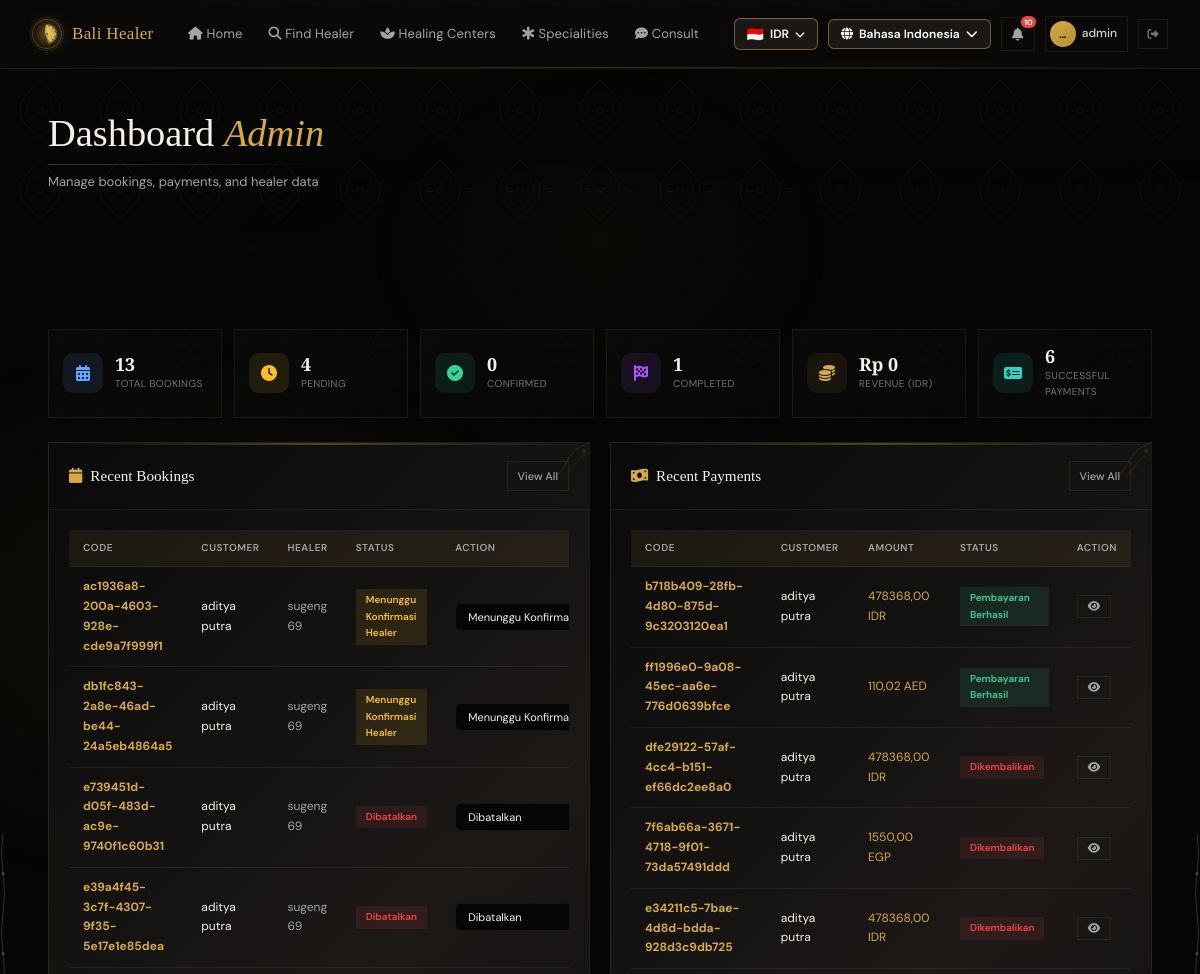
The page /id/dashboard/ (signed in, upper part) on the database as committed earlier.
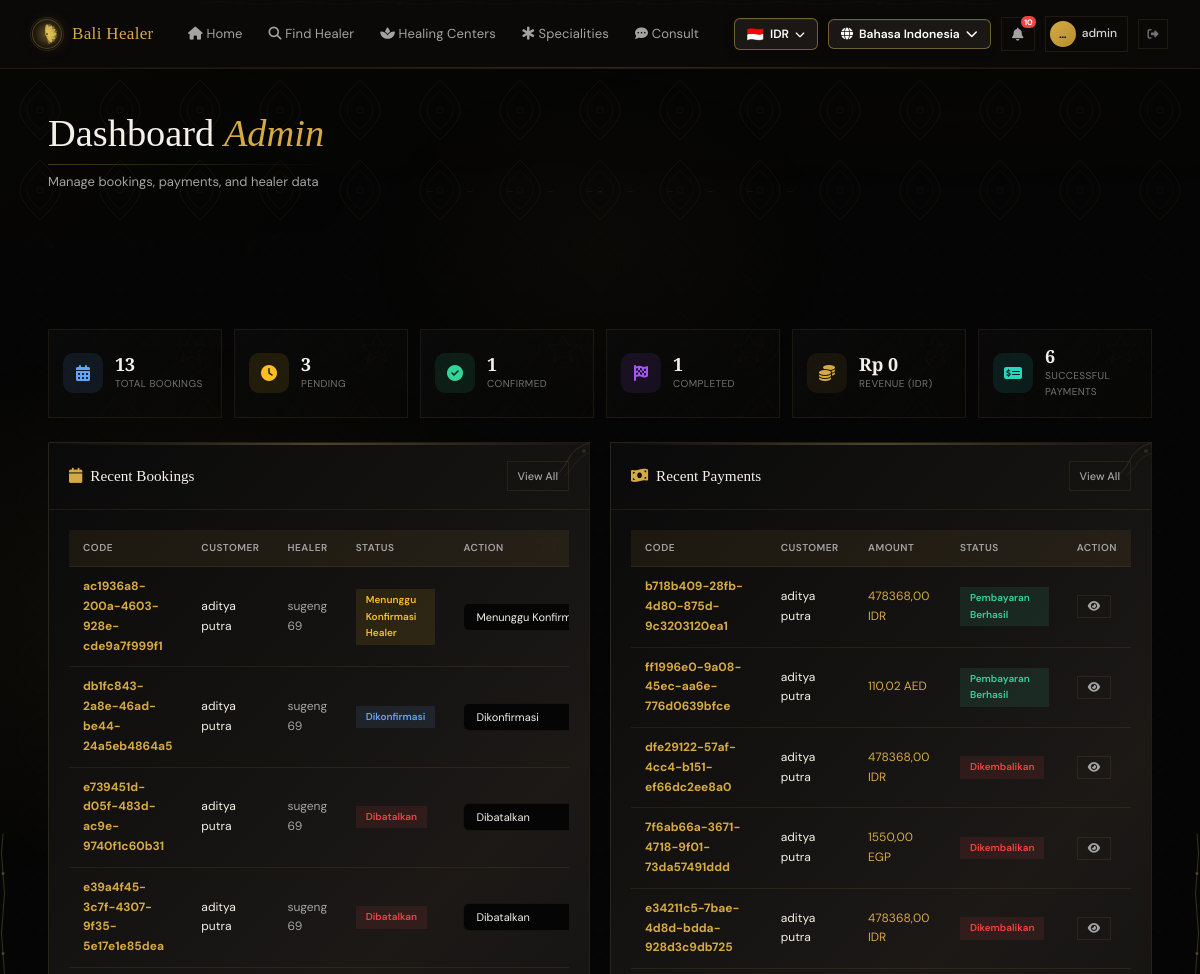
The same page on the database as committed later.
### bookings/models.py (models this page shows, shortened)
class Booking(models.Model):
    STATUS_CHOICES = [
        ('pending_payment', 'Menunggu Pembayaran'),
        ('pending_confirm', 'Menunggu Konfirmasi Healer'),
        ('confirmed', 'Dikonfirmasi'),
        ('in_progress', 'Sedang Dikerjakan'),
        ('completed', 'Selesai'),
        ('cancelled', 'Dibatalkan'),
        ('expired', 'Kadaluarsa'),
        ('refunded', 'Dikembalikan'),
    ]
    VALID_TRANSITIONS = {
        'pending_payment': ['pending_confirm', 'cancelled', 'expired'],
        'pending_confirm': ['confirmed', 'cancelled', 'refunded'],
        'confirmed': ['in_progress', 'cancelled', 'refunded'],
        'in_progress': ['completed', 'refunded'],
        'completed': [],
        'cancelled': [],
        'expired': [],
        'refunded': [],
    }
    booking_code = models.CharField(max_length=40, unique=True, blank=True)
    healer = models.ForeignKey(Healer, on_delete=models.CASCADE, related_name='bookings')
    customer = models.ForeignKey(User, on_delete=models.SET_NULL, null=True, blank=True, related_name='bookings')
    customer_name = models.CharField(max_length=200)
    customer_email = models.EmailField()
    customer_phone = models.CharField(max_length=20)
    service_type = models.CharField(max_length=200)
    service_price_idr = models.DecimalField(max_digits=12, decimal_places=2, default=0)
    booking_date = models.DateField()
    booking_time = models.TimeField()
    notes = models.TextField(blank=True)
    total_price_idr = models.DecimalField(max_digits=12, decimal_places=2, default=0)
    currency = models.CharField(max_length=10, default='IDR')
    total_price_converted = models.DecimalField(max_digits=12, decimal_places=2, default=0)
    status = models.CharField(max_length=20, choices=STATUS_CHOICES, default='pending_payment', db_index=True)
    confirmed_at = models.DateTimeField(null=True, blank=True)
    started_at = models.DateTimeField(null=True, blank=True)
    completed_at = models.DateTimeField(null=True, blank=True)
    cancelled_at = models.DateTimeField(null=True, blank=True)
    cancel_reason = models.TextField(blank=True)
    created_at = models.DateTimeField(auto_now_add=True)
    updated_at = models.DateTimeField(auto_now=True)
    class Meta:
        ordering = ['-created_at']

### healers/models.py (models this page shows, shortened)
class Healer(models.Model):
    user = models.OneToOneField(User, on_delete=models.CASCADE, null=True, blank=True)
    name = models.CharField(max_length=200)
    slug = models.SlugField(unique=True, default=uuid.uuid1)
    category = models.ForeignKey(HealerCategory, on_delete=models.SET_NULL, null=True)
    bio = models.TextField()
    experience_years = models.PositiveIntegerField(default=0)
    photo = models.ImageField(upload_to='healer_photos/', blank=True, null=True)
    phone = models.CharField(max_length=20)
    email = models.EmailField(blank=True)
    address = models.TextField()
    price_idr = models.DecimalField(max_digits=12, decimal_places=2, default=0)
    rating = models.DecimalField(max_digits=3, decimal_places=2, default=5.0)
    is_available = models.BooleanField(default=True, db_index=True)
    specializations = models.TextField(blank=True, help_text='Pisahkan dengan koma')
    created_at = models.DateTimeField(auto_now_add=True)
    updated_at = models.DateTimeField(auto_now=True)
    class Meta:
        ordering = ['-rating', '-experience_years']

### payments/views.py (the view)
# urls.py: path('dashboard/', views.dashboard, name='dashboard'),
@login_required
def dashboard(request):
    profile, created = UserProfile.objects.get_or_create(user=request.user)
    if not profile.is_healer:
        messages.error(request, _('Anda tidak memiliki akses ke dashboard ini.'))
        return redirect('home')
    total_bookings = Booking.objects.count()
    pending_bookings = Booking.objects.filter(status='pending_confirm').count()
    confirmed_bookings = Booking.objects.filter(status='confirmed').count()
    in_progress_bookings = Booking.objects.filter(status='in_progress').count()
    completed_bookings = Booking.objects.filter(status='completed').count()
    total_revenue_idr = Payment.objects.filter(status='released').aggregate(
        total=Sum('amount_idr')
    )['total'] or 0
    held_funds = Payment.objects.filter(status='held').aggregate(
        total=Sum('amount_idr')
    )['total'] or 0
    total_payments = Payment.objects.filter(status__in=('success', 'held', 'released')).count()
    recent_bookings = Booking.objects.select_related('healer', 'customer')[:10]
    recent_payments = Payment.objects.select_related(
        'booking', 'currency', 'payment_method'
    )[:10]
    return render(request, 'dashboard.html', {
        'total_bookings': total_bookings,
        'pending_bookings': pending_bookings,
        'confirmed_bookings': confirmed_bookings,
        'in_progress_bookings': in_progress_bookings,
        'completed_bookings': completed_bookings,
        'total_revenue_idr': total_revenue_idr,
        'held_funds': held_funds,
        'total_payments': total_payments,
        'recent_bookings': recent_bookings,
        'recent_payments': recent_payments,
    })

### accounts/context_processors.py (called while the page is built)
def notification_context(request):
    if request.user.is_authenticated:
        unread_count = Notification.objects.filter(user=request.user, is_read=False).count()
        return {'global_unread_notifications': unread_count}
    return {'global_unread_notifications': 0}

### accounts/models.py (called while the page is built)
    @property
    def is_healer(self):
        return self.role == 'healer'

### templates/dashboard.html (shortened to what the changed rows need)
{% extends 'base.html' %}
{% load static %}
{% load i18n %}
{% block content %}
<div class="page-header">
    <div class="container">
        <div style="position:relative;display:inline-block">
            <h1>{% trans "Dashboard" %} <em>{% trans "Admin" %}</em></h1>
        </div>
    </div>
</div>
<section class="section" data-reveal>
    <div class="container">
        <div class="stats-grid">
            <div class="stat-card">
                <div class="stat-info"><span class="stat-number">{{ pending_bookings }}</span><span class="stat-label">{% trans "Pending" %}</span></div>
            </div>
            <div class="stat-card">
                <div class="stat-info"><span class="stat-number">{{ confirmed_bookings }}</span><span class="stat-label">{% trans "Confirmed" %}</span></div>
            </div>
        </div>
        <div class="dashboard-grid">
            <div class="card">
                <div class="card-body">
                    <div class="table-container">
                        <table class="data-table">
                            <thead>
                                <tr><th>{% trans "Code" %}</th><th>{% trans "Customer" %}</th><th>{% trans "Healer" %}</th><th>{% trans "Status" %}</th><th>{% trans "Action" %}</th></tr>
                            </thead>
                            <tbody>
                                {% for b in recent_bookings %}
                                <tr>
                                    <td><strong style="color:var(--gold);font-weight:700">{{ b.booking_code }}</strong></td>
                                    <td style="color:var(--fg)">{{ b.customer_name }}</td>
                                    <td>{{ b.healer.name }}</td>
                                    <td><span class="status-badge status-{{ b.status }}">{{ b.get_status_display }}</span></td>
                                    <td>
                                        <form method="POST" action="{% url 'update_booking_status' b.booking_code %}" class="inline-form">
                                            <select name="status" class="form-control-sm" onchange="this.form.submit()">
                                                {% for val, label in b.STATUS_CHOICES %}
                                                <option value="{{ val }}" {% if b.status == val %}selected{% endif %}>{{ label }}</option>
                                                {% endfor %}
                                            </select>
                                        </form>
                                    </td>
                                </tr>
                                {% empty %}
                                <tr><td colspan="5" class="text-center text-muted" style="padding:36px">{% trans "No bookings yet." %}</td></tr>
                                {% endfor %}
                            </tbody>
                        </table>
                    </div>
                </div>
            </div>
            <div class="card">
                <div class="card-body">
                    <div class="table-container">
                        <table class="data-table">
                            <thead>
                                <tr><th>{% trans "Code" %}</th><th>{% trans "Customer" %}</th><th>{% trans "Amount" %}</th><th>{% trans "Status" %}</th><th>{% trans "Action" %}</th></tr>
                            </thead>
                        </table>
                    </div>
                </div>
            </div>
        </div>
    </div>
</section>
{% endblock %}

Rows that differ between the two databases and show on the page:
changed Booking "db1fc843-2a8e-46ad-be44-24a5eb4864a5": status "Menunggu Konfirmasi Healer" → "Dikonfirmasi"
Other text that changed with them:
{{ pending_bookings }}: "4" → "3"
{{ confirmed_bookings }}: "0" → "1"
